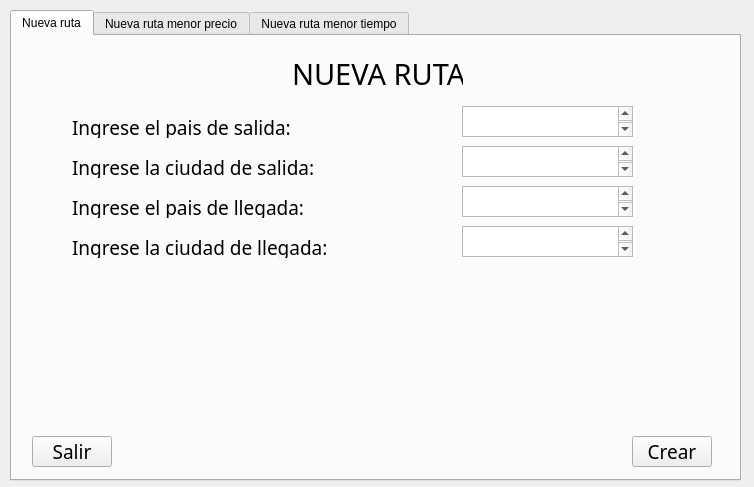
<?xml version="1.0" encoding="UTF-8"?>
<ui version="4.0">
 <class>NuevaR</class>
 <widget class="QWidget" name="NuevaR">
  <property name="geometry">
   <rect>
    <x>0</x>
    <y>0</y>
    <width>754</width>
    <height>487</height>
   </rect>
  </property>
  <property name="windowTitle">
   <string>Form</string>
  </property>
  <widget class="QTabWidget" name="tabWidget">
   <property name="geometry">
    <rect>
     <x>10</x>
     <y>10</y>
     <width>731</width>
     <height>471</height>
    </rect>
   </property>
   <property name="currentIndex">
    <number>0</number>
   </property>
   <widget class="QWidget" name="tab">
    <attribute name="title">
     <string>Nueva ruta</string>
    </attribute>
    <widget class="QLabel" name="label_23">
     <property name="geometry">
      <rect>
       <x>60</x>
       <y>200</y>
       <width>331</width>
       <height>22</height>
      </rect>
     </property>
     <property name="font">
      <font>
       <family>HP Simplified Light</family>
       <pointsize>14</pointsize>
      </font>
     </property>
     <property name="text">
      <string>Ingrese la ciudad de llegada: </string>
     </property>
    </widget>
    <widget class="QLabel" name="label_18">
     <property name="geometry">
      <rect>
       <x>60</x>
       <y>80</y>
       <width>270</width>
       <height>22</height>
      </rect>
     </property>
     <property name="font">
      <font>
       <family>HP Simplified Light</family>
       <pointsize>14</pointsize>
      </font>
     </property>
     <property name="text">
      <string>Ingrese el pais de salida: </string>
     </property>
    </widget>
    <widget class="QTextEdit" name="txtCodCS">
     <property name="geometry">
      <rect>
       <x>450</x>
       <y>110</y>
       <width>171</width>
       <height>31</height>
      </rect>
     </property>
     <property name="font">
      <font>
       <family>HP Simplified Light</family>
       <pointsize>12</pointsize>
      </font>
     </property>
    </widget>
    <widget class="QTextEdit" name="txtCodPS">
     <property name="geometry">
      <rect>
       <x>450</x>
       <y>70</y>
       <width>171</width>
       <height>31</height>
      </rect>
     </property>
     <property name="font">
      <font>
       <family>HP Simplified Light</family>
       <pointsize>12</pointsize>
      </font>
     </property>
    </widget>
    <widget class="QTextEdit" name="txtCodCL">
     <property name="geometry">
      <rect>
       <x>450</x>
       <y>190</y>
       <width>171</width>
       <height>31</height>
      </rect>
     </property>
     <property name="font">
      <font>
       <family>HP Simplified Light</family>
       <pointsize>12</pointsize>
      </font>
     </property>
    </widget>
    <widget class="QPushButton" name="btCancelarTiempo">
     <property name="geometry">
      <rect>
       <x>20</x>
       <y>400</y>
       <width>80</width>
       <height>31</height>
      </rect>
     </property>
     <property name="font">
      <font>
       <family>HP Simplified Light</family>
       <pointsize>14</pointsize>
      </font>
     </property>
     <property name="cursor">
      <cursorShape>PointingHandCursor</cursorShape>
     </property>
     <property name="text">
      <string>Salir</string>
     </property>
    </widget>
    <widget class="QLabel" name="label_21">
     <property name="geometry">
      <rect>
       <x>60</x>
       <y>160</y>
       <width>270</width>
       <height>22</height>
      </rect>
     </property>
     <property name="font">
      <font>
       <family>HP Simplified Light</family>
       <pointsize>14</pointsize>
      </font>
     </property>
     <property name="text">
      <string>Ingrese el pais de llegada: </string>
     </property>
    </widget>
    <widget class="QLabel" name="label_19">
     <property name="geometry">
      <rect>
       <x>60</x>
       <y>120</y>
       <width>270</width>
       <height>22</height>
      </rect>
     </property>
     <property name="font">
      <font>
       <family>HP Simplified Light</family>
       <pointsize>14</pointsize>
      </font>
     </property>
     <property name="text">
      <string>Ingrese la ciudad de salida: </string>
     </property>
    </widget>
    <widget class="QTextEdit" name="txtCodPL">
     <property name="geometry">
      <rect>
       <x>450</x>
       <y>150</y>
       <width>171</width>
       <height>31</height>
      </rect>
     </property>
     <property name="font">
      <font>
       <family>HP Simplified Light</family>
       <pointsize>12</pointsize>
      </font>
     </property>
    </widget>
    <widget class="QPushButton" name="btCancelarPrecio_5">
     <property name="geometry">
      <rect>
       <x>620</x>
       <y>400</y>
       <width>80</width>
       <height>31</height>
      </rect>
     </property>
     <property name="font">
      <font>
       <family>HP Simplified Light</family>
       <pointsize>14</pointsize>
      </font>
     </property>
     <property name="cursor">
      <cursorShape>PointingHandCursor</cursorShape>
     </property>
     <property name="text">
      <string>Crear</string>
     </property>
    </widget>
    <widget class="QLabel" name="label_24">
     <property name="geometry">
      <rect>
       <x>280</x>
       <y>20</y>
       <width>171</width>
       <height>36</height>
      </rect>
     </property>
     <property name="font">
      <font>
       <family>HP Simplified Light</family>
       <pointsize>22</pointsize>
      </font>
     </property>
     <property name="text">
      <string>NUEVA RUTA</string>
     </property>
    </widget>
   </widget>
   <widget class="QWidget" name="tab_2">
    <attribute name="title">
     <string>Nueva ruta menor precio</string>
    </attribute>
    <widget class="QLabel" name="label_25">
     <property name="geometry">
      <rect>
       <x>190</x>
       <y>20</y>
       <width>331</width>
       <height>36</height>
      </rect>
     </property>
     <property name="font">
      <font>
       <family>HP Simplified Light</family>
       <pointsize>22</pointsize>
      </font>
     </property>
     <property name="text">
      <string>NUEVA RUTA MENOR PRECIO</string>
     </property>
    </widget>
    <widget class="QPushButton" name="btCancelarTiempo_2">
     <property name="geometry">
      <rect>
       <x>20</x>
       <y>400</y>
       <width>80</width>
       <height>31</height>
      </rect>
     </property>
     <property name="font">
      <font>
       <family>HP Simplified Light</family>
       <pointsize>14</pointsize>
      </font>
     </property>
     <property name="cursor">
      <cursorShape>PointingHandCursor</cursorShape>
     </property>
     <property name="text">
      <string>Salir</string>
     </property>
    </widget>
    <widget class="QPushButton" name="btCancelarPrecio_6">
     <property name="geometry">
      <rect>
       <x>620</x>
       <y>400</y>
       <width>80</width>
       <height>31</height>
      </rect>
     </property>
     <property name="font">
      <font>
       <family>HP Simplified Light</family>
       <pointsize>14</pointsize>
      </font>
     </property>
     <property name="cursor">
      <cursorShape>PointingHandCursor</cursorShape>
     </property>
     <property name="text">
      <string>Crear</string>
     </property>
    </widget>
    <widget class="QTextEdit" name="txtCodCL_2">
     <property name="geometry">
      <rect>
       <x>470</x>
       <y>210</y>
       <width>171</width>
       <height>31</height>
      </rect>
     </property>
     <property name="font">
      <font>
       <family>HP Simplified Light</family>
       <pointsize>12</pointsize>
      </font>
     </property>
    </widget>
    <widget class="QTextEdit" name="txtCodCS_2">
     <property name="geometry">
      <rect>
       <x>470</x>
       <y>130</y>
       <width>171</width>
       <height>31</height>
      </rect>
     </property>
     <property name="font">
      <font>
       <family>HP Simplified Light</family>
       <pointsize>12</pointsize>
      </font>
     </property>
    </widget>
    <widget class="QTextEdit" name="txtCodPS_2">
     <property name="geometry">
      <rect>
       <x>470</x>
       <y>90</y>
       <width>171</width>
       <height>31</height>
      </rect>
     </property>
     <property name="font">
      <font>
       <family>HP Simplified Light</family>
       <pointsize>12</pointsize>
      </font>
     </property>
    </widget>
    <widget class="QLabel" name="label_28">
     <property name="geometry">
      <rect>
       <x>80</x>
       <y>140</y>
       <width>270</width>
       <height>22</height>
      </rect>
     </property>
     <property name="font">
      <font>
       <family>HP Simplified Light</family>
       <pointsize>14</pointsize>
      </font>
     </property>
     <property name="text">
      <string>Ingrese la ciudad de salida: </string>
     </property>
    </widget>
    <widget class="QTextEdit" name="txtCodPL_2">
     <property name="geometry">
      <rect>
       <x>470</x>
       <y>170</y>
       <width>171</width>
       <height>31</height>
      </rect>
     </property>
     <property name="font">
      <font>
       <family>HP Simplified Light</family>
       <pointsize>12</pointsize>
      </font>
     </property>
    </widget>
    <widget class="QLabel" name="label_29">
     <property name="geometry">
      <rect>
       <x>80</x>
       <y>180</y>
       <width>270</width>
       <height>22</height>
      </rect>
     </property>
     <property name="font">
      <font>
       <family>HP Simplified Light</family>
       <pointsize>14</pointsize>
      </font>
     </property>
     <property name="text">
      <string>Ingrese el pais de llegada: </string>
     </property>
    </widget>
    <widget class="QLabel" name="label_31">
     <property name="geometry">
      <rect>
       <x>80</x>
       <y>100</y>
       <width>270</width>
       <height>22</height>
      </rect>
     </property>
     <property name="font">
      <font>
       <family>HP Simplified Light</family>
       <pointsize>14</pointsize>
      </font>
     </property>
     <property name="text">
      <string>Ingrese el pais de salida: </string>
     </property>
    </widget>
    <widget class="QLabel" name="label_32">
     <property name="geometry">
      <rect>
       <x>80</x>
       <y>220</y>
       <width>331</width>
       <height>22</height>
      </rect>
     </property>
     <property name="font">
      <font>
       <family>HP Simplified Light</family>
       <pointsize>14</pointsize>
      </font>
     </property>
     <property name="text">
      <string>Ingrese la ciudad de llegada: </string>
     </property>
    </widget>
   </widget>
   <widget class="QWidget" name="tab_3">
    <attribute name="title">
     <string>Nueva ruta menor tiempo</string>
    </attribute>
    <widget class="QPushButton" name="btCancelarPrecio_7">
     <property name="geometry">
      <rect>
       <x>620</x>
       <y>400</y>
       <width>80</width>
       <height>31</height>
      </rect>
     </property>
     <property name="font">
      <font>
       <family>HP Simplified Light</family>
       <pointsize>14</pointsize>
      </font>
     </property>
     <property name="cursor">
      <cursorShape>PointingHandCursor</cursorShape>
     </property>
     <property name="text">
      <string>Crear</string>
     </property>
    </widget>
    <widget class="QLabel" name="label_30">
     <property name="geometry">
      <rect>
       <x>190</x>
       <y>20</y>
       <width>341</width>
       <height>36</height>
      </rect>
     </property>
     <property name="font">
      <font>
       <family>HP Simplified Light</family>
       <pointsize>22</pointsize>
      </font>
     </property>
     <property name="text">
      <string>NUEVA RUTA MENOR TIEMPO</string>
     </property>
    </widget>
    <widget class="QPushButton" name="btCancelarTiempo_3">
     <property name="geometry">
      <rect>
       <x>20</x>
       <y>400</y>
       <width>80</width>
       <height>31</height>
      </rect>
     </property>
     <property name="font">
      <font>
       <family>HP Simplified Light</family>
       <pointsize>14</pointsize>
      </font>
     </property>
     <property name="cursor">
      <cursorShape>PointingHandCursor</cursorShape>
     </property>
     <property name="text">
      <string>Salir</string>
     </property>
    </widget>
    <widget class="QTextEdit" name="txtCodPS_3">
     <property name="geometry">
      <rect>
       <x>450</x>
       <y>80</y>
       <width>171</width>
       <height>31</height>
      </rect>
     </property>
     <property name="font">
      <font>
       <family>HP Simplified Light</family>
       <pointsize>12</pointsize>
      </font>
     </property>
    </widget>
    <widget class="QLabel" name="label_44">
     <property name="geometry">
      <rect>
       <x>60</x>
       <y>90</y>
       <width>270</width>
       <height>22</height>
      </rect>
     </property>
     <property name="font">
      <font>
       <family>HP Simplified Light</family>
       <pointsize>14</pointsize>
      </font>
     </property>
     <property name="text">
      <string>Ingrese el pais de salida: </string>
     </property>
    </widget>
    <widget class="QTextEdit" name="txtCodCL_3">
     <property name="geometry">
      <rect>
       <x>450</x>
       <y>200</y>
       <width>171</width>
       <height>31</height>
      </rect>
     </property>
     <property name="font">
      <font>
       <family>HP Simplified Light</family>
       <pointsize>12</pointsize>
      </font>
     </property>
    </widget>
    <widget class="QLabel" name="label_45">
     <property name="geometry">
      <rect>
       <x>60</x>
       <y>170</y>
       <width>270</width>
       <height>22</height>
      </rect>
     </property>
     <property name="font">
      <font>
       <family>HP Simplified Light</family>
       <pointsize>14</pointsize>
      </font>
     </property>
     <property name="text">
      <string>Ingrese el pais de llegada: </string>
     </property>
    </widget>
    <widget class="QTextEdit" name="txtCodPL_3">
     <property name="geometry">
      <rect>
       <x>450</x>
       <y>160</y>
       <width>171</width>
       <height>31</height>
      </rect>
     </property>
     <property name="font">
      <font>
       <family>HP Simplified Light</family>
       <pointsize>12</pointsize>
      </font>
     </property>
    </widget>
    <widget class="QTextEdit" name="txtCodCS_3">
     <property name="geometry">
      <rect>
       <x>450</x>
       <y>120</y>
       <width>171</width>
       <height>31</height>
      </rect>
     </property>
     <property name="font">
      <font>
       <family>HP Simplified Light</family>
       <pointsize>12</pointsize>
      </font>
     </property>
    </widget>
    <widget class="QLabel" name="label_46">
     <property name="geometry">
      <rect>
       <x>60</x>
       <y>130</y>
       <width>270</width>
       <height>22</height>
      </rect>
     </property>
     <property name="font">
      <font>
       <family>HP Simplified Light</family>
       <pointsize>14</pointsize>
      </font>
     </property>
     <property name="text">
      <string>Ingrese la ciudad de salida: </string>
     </property>
    </widget>
    <widget class="QLabel" name="label_47">
     <property name="geometry">
      <rect>
       <x>60</x>
       <y>210</y>
       <width>331</width>
       <height>22</height>
      </rect>
     </property>
     <property name="font">
      <font>
       <family>HP Simplified Light</family>
       <pointsize>14</pointsize>
      </font>
     </property>
     <property name="text">
      <string>Ingrese la ciudad de llegada: </string>
     </property>
    </widget>
   </widget>
  </widget>
 </widget>
 <resources/>
 <connections/>
</ui>
